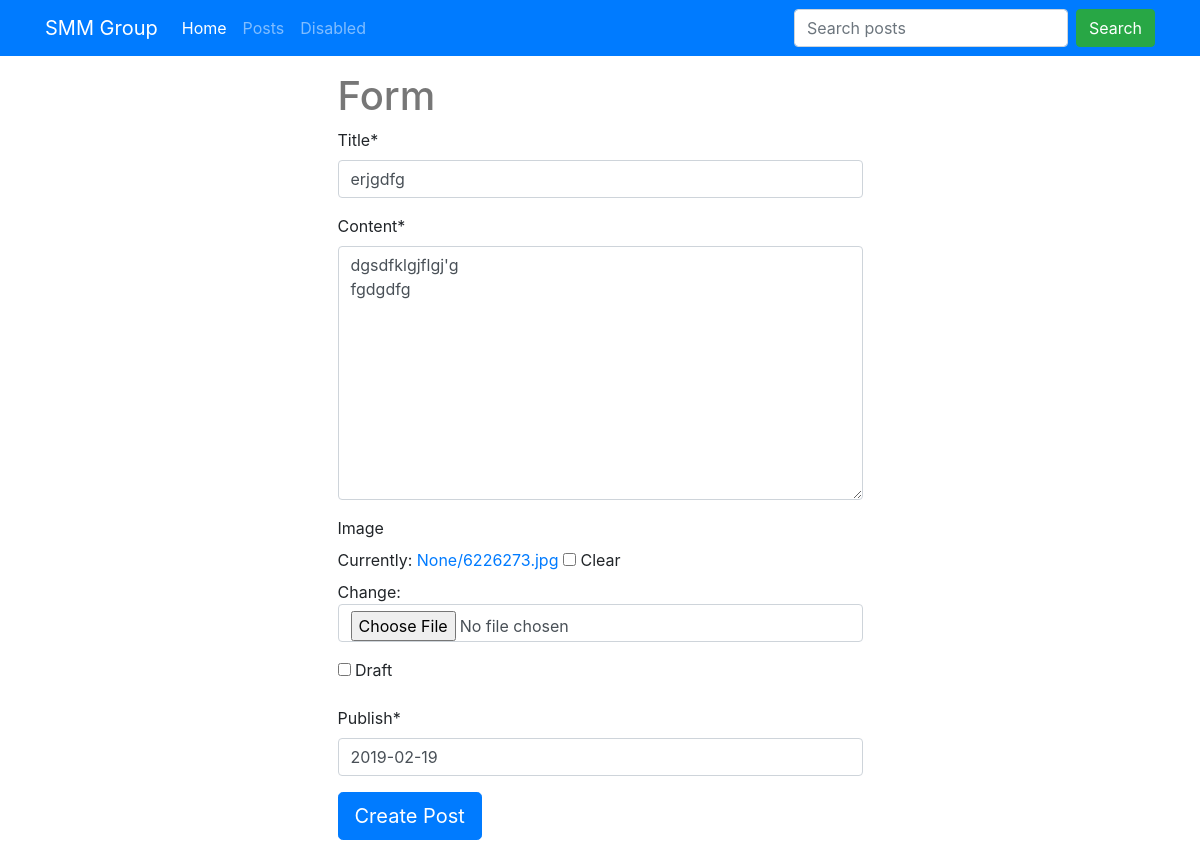
Before: /posts/erjgdfg-4/edit/ (signed in) with the older database file.
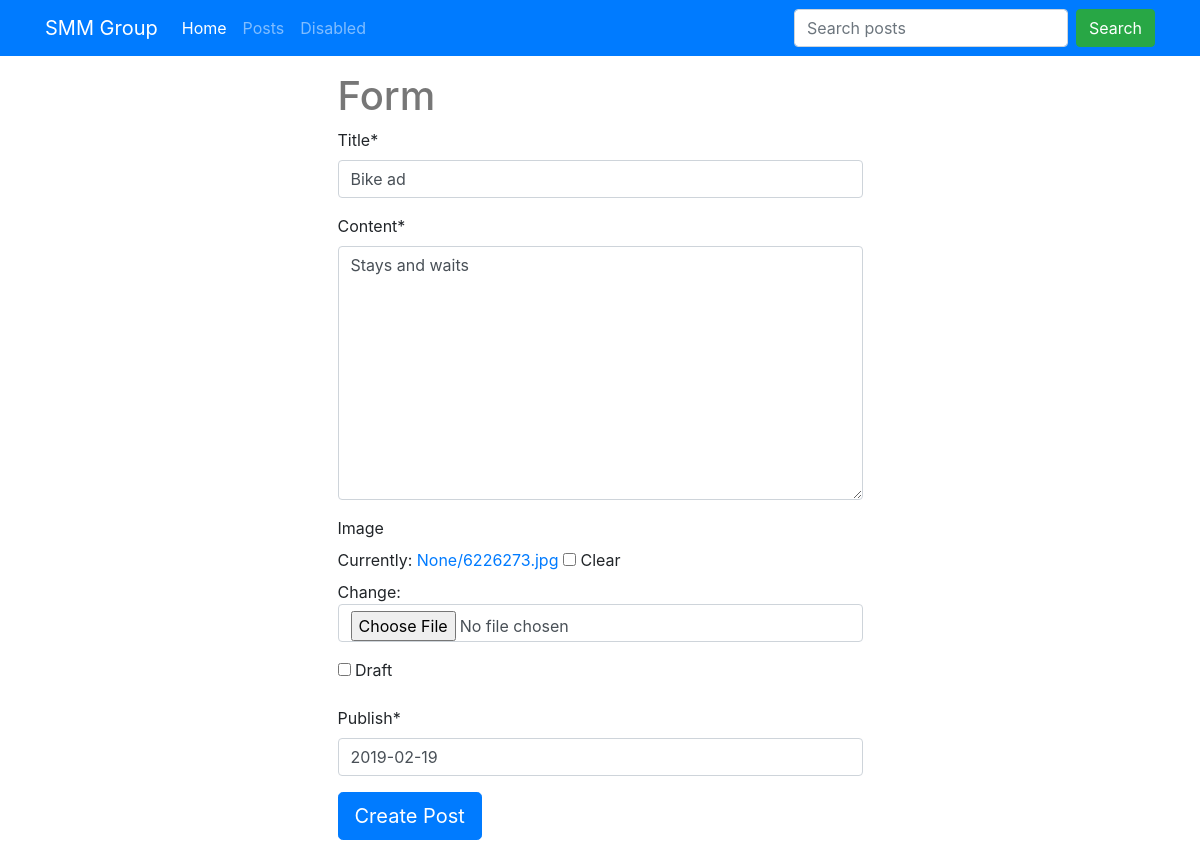
After: the same page with the newer database file.
### posts/models.py (models this page shows, shortened)
class Post(models.Model):
    user = models.ForeignKey(settings.AUTH_USER_MODEL, default=1)
    title = models.CharField(max_length=120)
    slug = models.SlugField(unique=True)
    image = models.ImageField(upload_to=upload_location,
            null=True,
            blank=True,
            width_field="width_field",
            height_field="height_field")
    height_field = models.IntegerField(default=0)
    width_field = models.IntegerField(default=0)
    content = models.TextField()
    draft = models.BooleanField(default=False)
    publish = models.DateField(auto_now=False, auto_now_add=False)
    updated = models.DateTimeField(auto_now=True, auto_now_add=False)
    timestamp = models.DateTimeField(auto_now=False, auto_now_add=True)
    objects = PostManager()
    class Meta:
        ordering = ["-timestamp", "-updated"]

### posts/views.py (the view)
# urls.py: url(r'^(?P<slug>[\w-]+)/edit/$', post_update, name='update'),
def post_update(request, slug=None):
    if not request.user.is_staff or not request.user.is_superuser:
        raise Http404
    instance = get_object_or_404(Post, slug=slug)
    form = PostForm(request.POST or None, request.FILES or None, instance=instance)
    if form.is_valid():
        instance = form.save(commit=False)
        instance.save()
        messages.success(request, "<a href='#'>Item</a> Saved", extra_tags='html_safe')
        return HttpResponseRedirect(instance.get_absolute_url())
    context = {
        "title": instance.title,
        "instance": instance,
        "form":form,
    }
    return render(request, "post_form.html", context)

### posts/forms.py
class PostForm(forms.ModelForm):
    class Meta:
        model = Post
        fields = [
            "title",
            "content",
            "image",
            "draft",
            "publish"
        ]

### templates/post_form.html
{% extends "base1.html" %}
{% load crispy_forms_tags %}
{% block content %}
<div class="col-sm-6 offset-3">
<h1>Form</h1>
<form method='POST' action='' enctype="multipart/form-data">{% csrf_token %}
{{ form|crispy }}
<input type='submit' class="btn btn-lg btn-primary" value='Create Post' />
</form>
</div>
{% endblock content %}

### templates/base1.html (shortened to what this page needs)
<!doctype html>
<html lang="en">
  <head>
      {% include 'head_css.html' %}
  </head>
  <body>
  {% include 'navbar.html' %}
<div class="container"  >
{% block content %}{% endblock %}
</div>
  </body>
</html>

### templates/head_css.html
{% load staticfiles %}
<link href="{% static 'css/bootstrap.min.css' %}" rel="stylesheet" >
<link href="{% static 'css/navbar-top-fixed.css' %}" rel="stylesheet">
<link href="{% static 'css/base.css' %}" rel="stylesheet">

### templates/navbar.html (shortened to what this page needs)
{% load staticfiles %}
<nav class="navbar navbar-expand-md navbar-dark bg-primary mb-3">
  <div class="container">
    <a class="navbar-brand" href="{% url 'home' %}">SMM Group</a>
    <div class="collapse navbar-collapse" id="navbarCollapse">
      <ul class="navbar-nav mr-auto">
        <li class="nav-item active">
          <a class="nav-link" href="{% url 'home' %}">Home <span class="sr-only">(current)</span></a>
        </li>
        <li class="nav-item">
          <a class="nav-link" href="/posts">Posts</a>
        </li>
        <li class="nav-item">
          <a class="nav-link" href="{% url 'about' %}" tabindex="-1" aria-disabled="false">Disabled</a>
        </li>
      </ul>
      <form class="form-inline mt-2 mt-md-0" action="/posts">
        <input class="form-control mr-sm-2" type="text" name="q" placeholder="Search posts" value="{{ request.GET.q }}">
        <button class="btn btn-success my-2 my-sm-0" type="submit">Search</button>
      </form>
    </div>
  </div>
</nav>

### templates/javascript.html (shortened to what this page needs)
{% load staticfiles %}

### static/css/navbar-top-fixed.css (style rules this page uses)
body { min-height: 75rem; padding-top: 0rem; }

### static/css/base.css (style rules this page uses)
h1 { color: #777777; }

Changed rows visible on the page:
changed Post: title "erjgdfg" → "Bike ad"; content "dgsdfklgjflgj'g fgdgdfg" → "Stays and waits"
